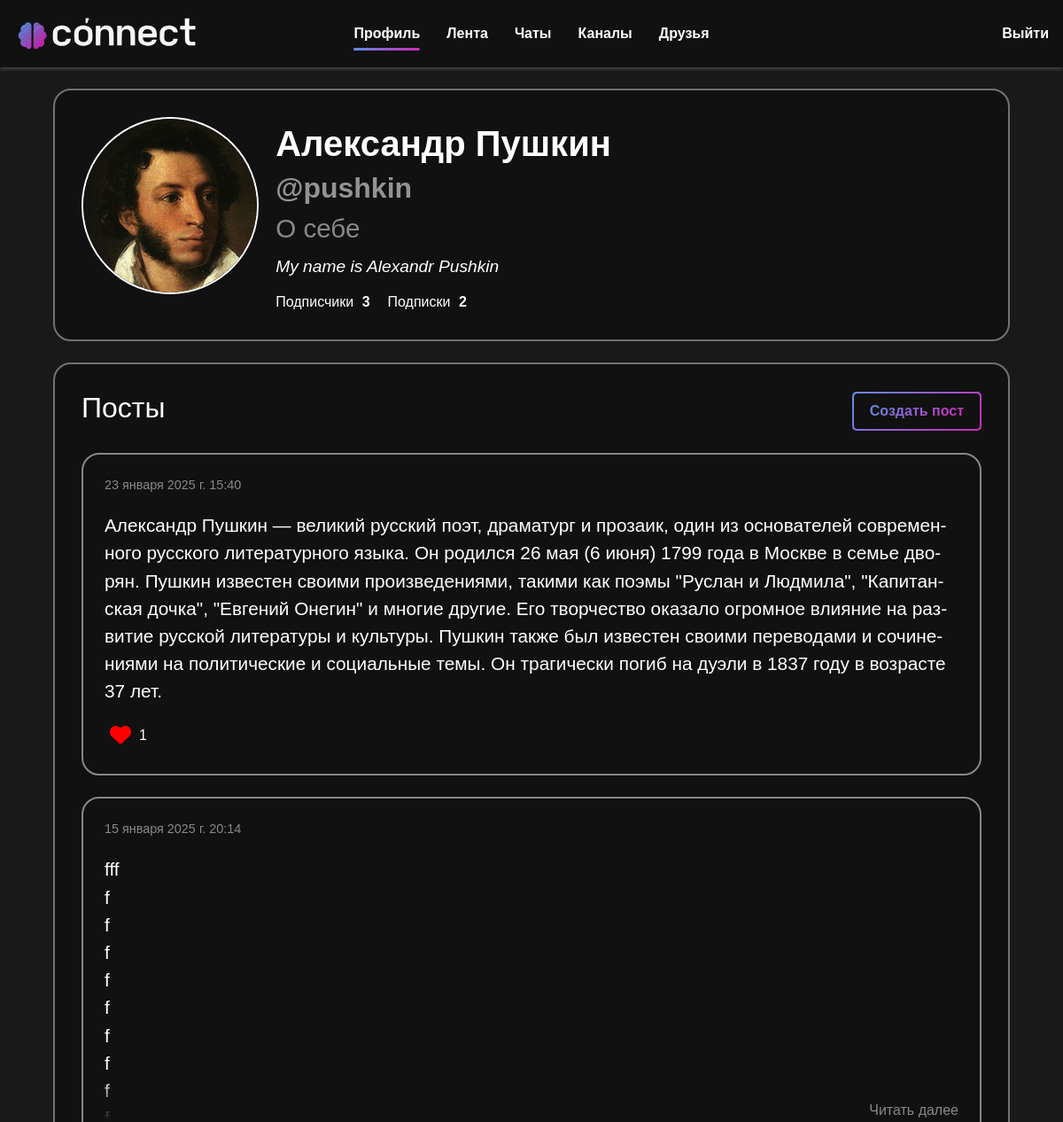
The app's page /person/ (signed in, upper part), older data.
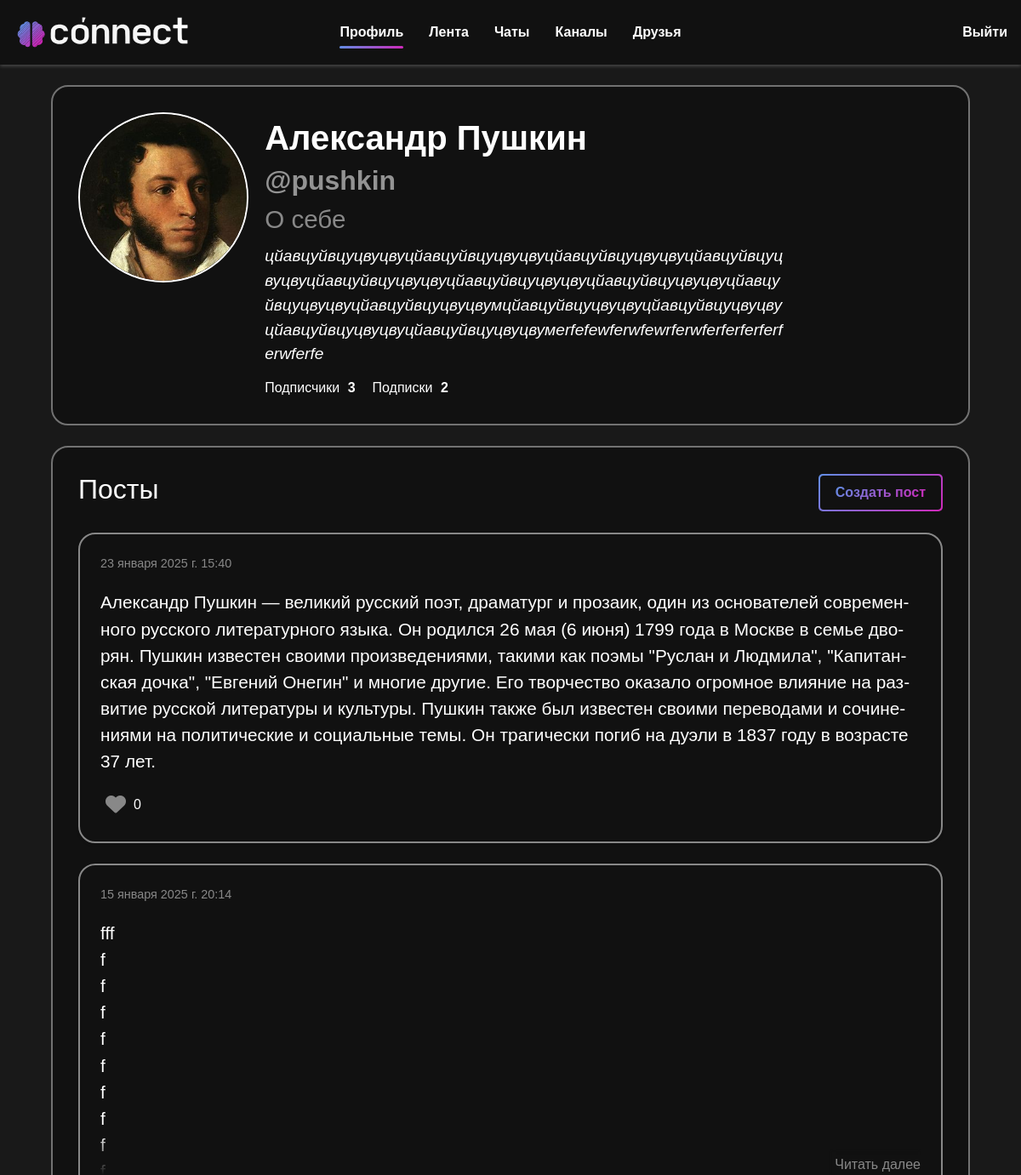
The same page, newer data.
### users/models.py (models this page shows, shortened)
class User(AbstractUser):
    first_name = models.CharField("Имя", max_length=20)
    last_name = models.CharField("Фамилия", max_length=20)
    username = models.CharField("Имя пользователя", unique=True, max_length=20)
    email = models.EmailField("Почта", unique=True)
    password = models.CharField("Пароль", max_length=20)
    image = models.ImageField("Аватар", upload_to='users_images', blank=True, null=True)
    about = models.TextField("О себе", max_length=250, blank=True, null=True)
    ai_help_requests_left = models.PositiveIntegerField(default=5)
    last_ai_help_reset = models.DateTimeField(auto_now_add=True)
    has_subscription = models.BooleanField(default=False)
    def get_avatar_url(self):
        if self.image and hasattr(self.image, 'url'):
            return self.image.url
        else:
            return os.path.join(settings.STATIC_URL, 'person/img/default.jpg')
    class Meta:
        verbose_name = 'Пользователь'
        verbose_name_plural = 'Пользователи'

### person/models.py (models this page shows, shortened)
class Post(models.Model):
    text = models.TextField('Текст', max_length=5000)
    date = models.DateTimeField('Дата публикации')
    user = models.ForeignKey(User, on_delete=models.CASCADE)
    image = models.ImageField(upload_to='post_images/', blank=True, null=True)
    likes = models.ManyToManyField(User, related_name='liked_posts', blank=True)
    def total_likes(self):
        return self.likes.count()
    class Meta:
        verbose_name = 'Пост'
        verbose_name_plural = 'Посты'

### person/views.py (the view)
# urls.py: path('', views.profile, name='profile'),
@login_required
def profile(request):
    avatar_edit(request)
    about_form = AboutForm(instance=request.user)
    empty_post_form = PostForm()
    posts = Post.objects.filter(user=request.user.id).order_by('-date')
    paginator = Paginator(posts, 10)
    page_number = request.GET.get('page')
    page_obj = paginator.get_page(page_number)
    post_forms = {}
    for post in page_obj:
        post_forms[post.id] = PostForm(instance=post, post_id=post.id)
    followers_count = request.user.followers.count()
    following_count = request.user.subscriptions.count()
    data = {
        "user": request.user,
        "posts": page_obj,
        "has_next": page_obj.has_next(),
        "about_form": about_form,
        "post_forms": post_forms,
        "empty_post_form": empty_post_form,
        'followers_count': followers_count,
        'following_count': following_count,
    }
    return render(request, "person/profile.html", data)

### person/templatetags/custom_filters.py (called while the page is built)
@register.filter
def get_item(dictionary, key):
    return dictionary.get(key, 'Ключ в словаре не найден')

### person/views.py (called while the page is built)
def avatar_edit(request):
    if request.method == 'POST' and request.FILES.get('avatar'):
        avatar = request.FILES['avatar']
        filename = f'users_images/{request.user.username}_avatar.jpg'
        path = default_storage.save(filename, ContentFile(avatar.read()))
        if is_image(default_storage.path(path)):
            request.user.delete_avatar()
            request.user.image = path
            request.user.save()
        else:
            messages.error(request, 'Загруженный файл не является допустимым изображением')
            default_storage.delete(path)

### person/templates/person/profile.html (shortened to what this page needs)
{% extends 'main/layout.html' %}
{% load static %}
{% block link %}
    <link rel="stylesheet" href="{% static 'person/css/person.css' %}">
    <link rel="stylesheet" href="{% static 'person/css/like_users_list.css' %}">
{% endblock %}
{% block content %}
<section class="profile-header container-profile">
    <span class="profile-image-container">
        <img src="{{ user.get_avatar_url }}" class="profile-image" alt="person">
    </span>
    <span class="user-info">
        <span class="person-name">{{ user.first_name }} {{ user.last_name }}</span>
        <span class="person-username">@{{ user.username }}</span>
        <span class="about-section">
            <span class="about-label">О себе
            </span>
            {% if user.about %}
                <span class="about-container">{{ user.about }}</span>
            {% endif %}
        </span>
        <span class="subscribers-info">
            <span>Подписчики <span class="follow-numbers">{{ followers_count }}</span></span>
            <span>Подписки <span class="follow-numbers">{{ following_count }}</span></span>
        </span>
    </span>
</section>
<section class="container-profile">
<div class="d-flex justify-content-between align-items-center">
    <h2>Посты</h2>
    <button type="button" class="gradient-btn" data-bs-toggle="modal" data-bs-target="#createPostModal" data="Создать пост"></button>
</div>
{% if posts %}
    <div class="posts-list load-more">
        {% include 'person/profile_posts.html' %}
    </div>
{% else %}
    <p class="commentary">У вас нет записей</p>
{% endif %}
</section>
{% endblock %}

### main/templates/main/layout.html (shortened to what this page needs)
{% load static %}
<!doctype html>
<html lang="ru">
<head>
    <link rel="stylesheet" href="https://cdn.jsdelivr.net/npm/bootstrap@5.3.3/dist/css/bootstrap.min.css">
    <link rel="stylesheet" href="https://cdn.jsdelivr.net/npm/@fortawesome/fontawesome-free@6.6.0/css/fontawesome.min.css">
    <link rel="stylesheet" href="https://cdnjs.cloudflare.com/ajax/libs/font-awesome/6.4.0/css/all.min.css">
    <link rel="stylesheet" href="{% static 'main/css/main.css' %}">
    {% block link %}{% endblock %}
</head>
<body>
    <header class="custom-header">
        <a href="{% url 'home' %}" title="Connect">
            <picture>
                <source media="(max-width: 899px)" srcset="{% static 'main/img/mini_logo.svg' %}">
                <source media="(min-width: 900px)" srcset="{% static 'main/img/logo.svg' %}">
                <img class="logo" src="{% static 'main/img/logo.svg' %}" alt="Логотип">
            </picture>
        </a>
        {% if user.is_authenticated %}
            <div class="d-flex justify-content-center">
                <nav class="main-nav">
                    <ul>
                        <li><a class="main-nav-link {% if request.resolver_match.url_name == 'profile' %}active{% endif %}" href="{% url 'profile' %}">Профиль</a></li>
                        <li><a class="main-nav-link {% if request.resolver_match.url_name == 'feed' %}active{% endif %}" href="{% url 'feed' %}">Лента</a></li>
                        <li><a class="main-nav-link {% if request.resolver_match.url_name == 'chat_empty' or request.resolver_match.url_name == 'chats' %}active{% endif %}" href="{% url 'chat_empty' %}">Чаты</a></li>
                        <li><a class="main-nav-link {% if request.resolver_match.url_name == 'communities' %}active{% endif %}" href="{% url 'communities' %}">Каналы</a></li>
                        <li><a class="main-nav-link {% if request.resolver_match.url_name == 'friends' %}active{% endif %}" href="{% url 'friends' %}">Друзья</a></li>
                    </ul>
                    <span class="nav-indicator"></span>
                </nav>
            </div>
            <a class="quit-btn" href="{% url 'logout' %}">Выйти</a>
        {% endif %}
    </header>
    <main class="custom-container">
        {% block content %}
        {% endblock %}
    </main>
</body>
</html>

### person/templates/person/profile_posts.html (shortened to what this page needs)
{% load static %}
{% load custom_filters %}
{% for post in posts %}
    {% with post_id=post.id %}
    <div class="post-item">
        <div class="post-header-profile">
            <p class="post-date">{{ post.date }}</p>
            <div>
            </div>
        </div>
        <div class="post-content">
            <p class="post-text" id="post-text-{{ post_id }}">{{ post.text }}</p>
            <div class="fade-out"></div>
            <a class="read-more-btn" id="read-more-btn-{{ post_id }}" style="display: none;">Читать далее</a>
        </div>
        <div class="post-footer">
            <button class="like-btn {% if request.user in post.likes.all %}liked{% endif %}" data-post-id="{{ post_id }}" title="Нравится">
                <i class="fas fa-heart"></i>
            </button>
            <span class="likes-count">{{ post.total_likes }}</span>
        </div>
    {% endwith %}
    </div>
{% endfor %}

### main/static/main/css/main.css (style rules this page uses)
body { font-family: sans-serif; margin: 0; padding: 0; background-color: #191919; color: #fff; }
.custom-header { display: grid; grid-template-columns: 1fr 2fr 1fr; align-items: center; padding: 1rem; background-color: #111111; position: fixed; top: 0; left: 0; right: 0; box-shadow: 0 2px 4px rgba(255, 255, 255, 0.2); z-index: 1000; transition: transform 0.5s ease; }
.main-nav { position: relative; display: flex; justify-content: center; align-items: center; }
.main-nav ul { display: flex; list-style: none; margin: 0; padding: 0; }
.main-nav-link { margin: 10px 15px; color: #fff; text-decoration: none; font-weight: bold; display: inline-block; }
.nav-indicator { position: absolute; bottom: 3px; height: 3px; background: linear-gradient(315deg, rgba(207,40,185,1) 0%, rgba(97,142,228,1) 100%); border-radius: 3px; }
.quit-btn { color: #fff; font-weight: bold; text-align: right; }
main { padding-top: 100px; }
.custom-container { width: 1080px; margin: 0 auto; }
@media (max-width: 1200px) { .custom-container { width: 90%; margin: 0 auto; } }
.gradient-btn { padding: 10px 20px; border: none; outline: none; position: relative; z-index: 1; border-radius: 5px; background: linear-gradient(315deg, rgba(207,40,185,1) 0%, rgba(97,142,228,1) 100%); cursor: pointer; }
.gradient-btn::before { content: ""; position: absolute; left: 2px; right: 2px; top: 2px; bottom: 2px; border-radius: 4px; background-color: #111111; z-index: -1; transition: 200ms; }
.gradient-btn::after { content: attr(data); font-size: 16px; font-weight: bold; background: linear-gradient(315deg, rgba(207,40,185,1) 0%, rgba(97,142,228,1) 100%); -webkit-background-clip: text; color: transparent; transition: 200ms; }
a { text-decoration: none; }

### person/static/person/css/person.css (style rules this page uses)
.container-profile { background-color: #111111; padding: 30px; border-radius: 20px; border: 2px solid rgb(114, 114, 114); margin: 0 0 1.5rem 0; }
.profile-image-container { position: relative; width: 200px; height: 200px; overflow: hidden; border-radius: 50%; border: 2px solid #ffffff; }
.profile-image { width: 100%; height: 100%; object-fit: cover; border-radius: 50%; }
.profile-header { display: flex; flex-direction: row; }
.user-info { width: 60%; display: flex; flex-direction: column; margin-left: 1.2rem; }
.person-name { font-size: 2.5rem; font-weight: bold; }
.about-section { display: flex; flex-direction: column; }
.about-label { color: #888; font-size: 1.85rem; }
.about-container { position: relative; overflow: hidden; font-style: italic; font-size: 1.2rem; overflow-wrap: break-word; hyphens: auto; white-space: pre-wrap; margin-top: 0.4rem; margin-bottom: 0.8rem; }
.subscribers-info { display: flex; }
.follow-numbers { font-weight: bold; margin-left: 5px; margin-right: 20px; }
.person-username { font-size: 2rem; font-weight: bold; margin-bottom: 0; margin-top: -4px; color: #939393; }
.post-item { background-color: #111111; padding: 1.5rem; margin-top: 1.5rem; border-radius: 20px; border: 2px solid #888; box-shadow: 0 2px 4px rgba(0,0,0,0.05); overflow-wrap: break-word; hyphens: auto; }
.post-date { font-size: 0.9rem; color: #888; margin-bottom: 0; }
.post-text { font-size: 1.3rem; white-space: pre-wrap; }
.read-more-btn { font-size: 1rem; color: #888; position: absolute; bottom: 0; right: 0; box-shadow: -2px -2px 2px 2px rgba(17, 17, 17, 0.8); background-color: #111111; cursor: pointer; }
.fade-out { position: absolute; bottom: 0; left: 0; width: 100%; height: 50px; background: linear-gradient(transparent, #111111); pointer-events: none; }
.post-header-profile { display: flex; justify-content: space-between; height: 2.5rem; }
.post-content { position: relative; max-height: 300px; overflow: hidden; }
.post-footer { display: flex; align-items: center; }
.like-btn { background: none; border: none; font-size: 1.5rem; color: #888; transition: opacity 0.3s ease; }
.likes-count { margin-left: 3px; font-size: 1rem; }

### person/static/person/css/like_users_list.css (style rules this page uses)
.user-info { display: flex; flex-direction: column; }

Row changes from the older to the newer data that the page shows:
changed User "Александр": about "My name is Alexandr Pushkin" → "цйавцуйвцуцвуцвуцйавцуйвцуцвуцвуцйавцуйвцуцвуцвуцйавцуйвцуцвуцвуцйавцуйвцуцвуцвуцйавцуйвцуцвуцвуцйавцуйвцуцвуцвуцйавцуйвцуцвуцвуцйавцуйвцуцвуцвумцйавцуйвцуцвуцвуцйавцуйвцуцвуцвуцйавцуйвцуцвуцвуцйавцуйвцуцвуцвумerfefewferwfewrferwferferferferferwferfe"
computed for Post "23 января 2025 г. 15:40": total_likes "1" → "0"
